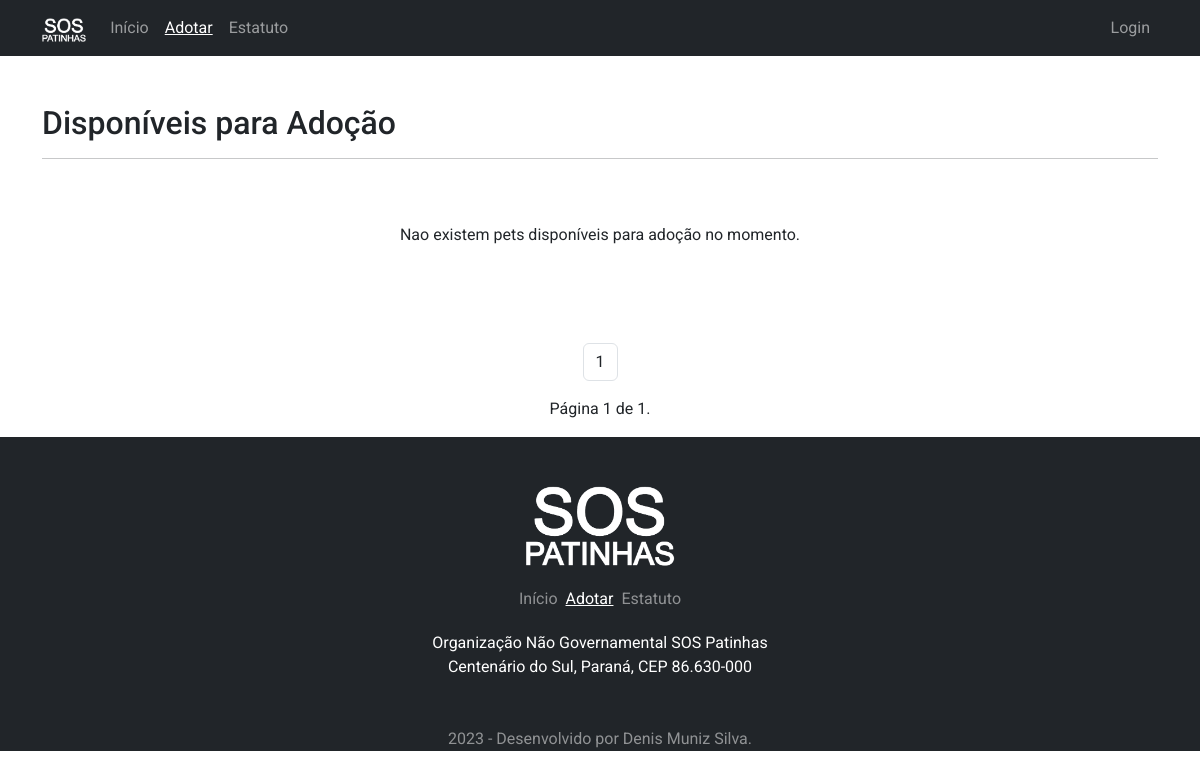
The page /adocao on the database as committed earlier.
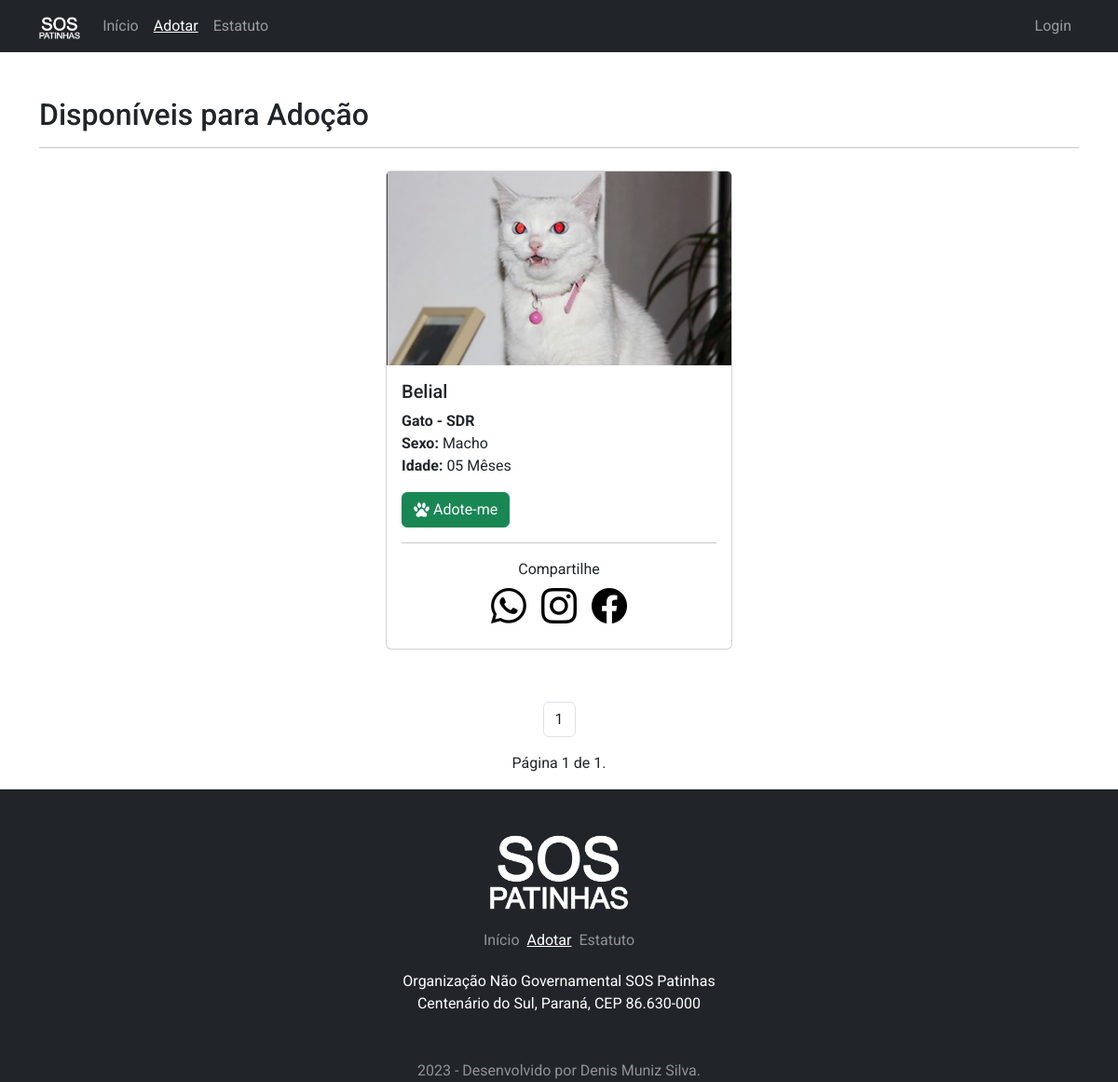
The same page on the database as committed later.
### pet/models.py (models this page shows, shortened)
class Adocao(models.Model):
    SEXO_CHOICES = [
        ('Indefinido', _('Indefinido')),
        ('Macho', _('Macho')),
        ('Fêmea', _('Fêmea')),
    ]
    STATUS_CHOICES = [
        ('d', _('Disponível')),
        ('a', _('Adotado')),
        ('c', _('Adoção Cancelada')),
    ]
    IDADE_CHOICES = [
        ('Desconhecida', _('Desconhecida')),
        ('01 Mês', _('01 Mês')),
        ('02 Mêses', _('02 Mêses')),
        ('03 Mêses', _('03 Mêses')),
        ('04 Mêses', _('04 Mêses')),
        ('05 Mêses', _('05 Mêses')),
        ('06 Mêses', _('06 Mêses')),
        ('07 Mêses', _('07 Mêses')),
        ('08 Mêses', _('08 Mêses')),
        ('09 Mêses', _('09 Mêses')),
        ('10 Mêses', _('10 Mêses')),
        ('11 Mêses', _('11 Mêses')),
        ('01 Ano', _('01 Ano')),
        ('02 Anos', _('02 Anos')),
        ('03 Anos', _('03 Anos')),
        ('04 Anos', _('04 Anos')),
        ('05 Anos', _('05 Anos')),
        ('06 Anos', _('06 Anos')),
        ('07 Anos', _('07 Anos')),
        ('08 Anos', _('08 Anos')),
        ('09 Anos', _('09 Anos')),
        ('10 Anos', _('10 Anos')),
        ('11 Anos', _('11 Anos')),
        ('12 Anos', _('12 Anos')),
        ('13 Anos', _('13 Anos')),
        ('14 Anos', _('14 Anos')),
        ('15 Anos', _('15 Anos')),
        ('16 Anos', _('16 Anos')),
        ('17 Anos', _('17 Anos')),
        ('18 Anos', _('18 Anos')),
        ('19 Anos', _('19 Anos')),
        ('20 Anos', _('20 Anos')),
        ('21 Anos', _('21 Anos')),
        ('22 Anos', _('22 Anos')),
        ('23 Anos', _('23 Anos')),
        ('24 Anos', _('24 Anos')),
        ('25 Anos', _('25 Anos')),
        ('26 Anos', _('26 Anos')),
        ('27 Anos', _('27 Anos')),
        ('28 Anos', _('28 Anos')),
        ('29 Anos', _('29 Anos')),
        ('30 Anos', _('30 Anos')),
    ]
    cadastrado_em = models.DateTimeField(auto_now_add=True, verbose_name=_('Data de Cadastro'))
    cadastrado_por = models.ForeignKey(User, on_delete=models.PROTECT, verbose_name=_('Cadastrante'))
    nome_dono = models.CharField(
        max_length=200, verbose_name=_('Nome Completo do Dono'))
    email_1 = models.EmailField(
        max_length=150, verbose_name=_('E-mail 01'), null=True, blank=True)
    email_2 = models.EmailField(
        max_length=150, verbose_name=_('E-mail 02'), null=True, blank=True)
    fone_1 = models.CharField(max_length=15, verbose_name=_('Fone 01'))
    fone_2 = models.CharField(
        max_length=15, verbose_name=_('Fone 02'), null=True, blank=True)
    fone_3 = models.CharField(
        max_length=15, verbose_name=_('Fone 03'), null=True, blank=True)
    obs = models.TextField(
        max_length=2000, verbose_name=_('Observações'), null=True, blank=True)
    cep = models.CharField(
        max_length=8, verbose_name='CEP', null=True, blank=True)
    estado = models.CharField(
        max_length=2, verbose_name=_('Estado'), null=True, blank=True)
    cidade = models.CharField(
        max_length=200, verbose_name=_('Cidade'), null=True, blank=True)
    bairro = models.CharField(
        max_length=200, verbose_name=_('Bairro'), null=True, blank=True)
    endereco = models.CharField(
        max_length=250, verbose_name=_('Endereço'), null=True, blank=True)
    numero = models.IntegerField(
        default=0, verbose_name=_('Número'), null=True, blank=True)
    complemento = models.TextField(
        max_length=2000, verbose_name=_('Complemento'), null=True, blank=True)
    nome_pet = models.CharField(max_length=200, verbose_name=_('Nome do Pet'))
    idade = models.CharField(max_length=15, choices=IDADE_CHOICES)
    especie = models.ForeignKey(
        Especie, on_delete=models.PROTECT, verbose_name=_('Especie'))
    raca = models.ForeignKey(
        Raca, on_delete=models.PROTECT, verbose_name=_('Raça'))
    sexo = models.CharField(max_length=10, choices=SEXO_CHOICES)
    qualidades = models.CharField(max_length=2000, verbose_name=_('Qualidades do Pet'))
    img = models.ImageField(upload_to='Adocao_fotos/', verbose_name=_('Foto'))
    status = models.CharField(max_length=1, choices=STATUS_CHOICES , verbose_name=_('Status'))

class Raca(models.Model):
    especie = models.ForeignKey(
        Especie, on_delete=models.PROTECT, verbose_name=_('Espécie'))
    raca = models.CharField(max_length=150, verbose_name=_('Raça'))
    def __str__(self):
        return f"{self.especie.nome} - {self.raca}"

class Especie(models.Model):
    nome = models.CharField(
        max_length=150, verbose_name=_('Nome da Espécie'), unique=True, null=False)

### pet/views.py (the view)
# urls.py: path('adocao', PaginaAdotar.as_view(), name='adotar'),
class PaginaAdotar(ListView):
    paginate_by = 10
    model = Adocao
    template_name = 'pet/divulgar.html'
    def get_queryset(self):
        self.object_list = Adocao.objects.filter(status='d')
        return self.object_list

### pet/templates/pet/divulgar.html (shortened to what this page needs)
{% extends 'base.html' %}
{% load static %}
{% block menuativo2 %} active {% endblock %}
{% block footerativo2 %} active {% endblock %}
{% block pagina %}
<div class="container py-5">
    <h2>Disponíveis para Adoção</h2>
    <hr>
    <section class="row justify-content-center">
        {% for item in object_list %}
        <div class="p-1 col-12 col-sm-12 col-md-4 my-1">
            <div class="card">
                <img src="{% url 'inicio' %}{{item.img}}" class="card-img-top img-card" alt="Foto do Pet">
                <div class="card-body">
                    <h5 class="card-title">{{item.nome_pet}}</h5>
                    <p class="card-text">
                        <b>{{item.raca}}</b><br>
                        <b>Sexo:</b> {{item.sexo}}<br>
                        <b>Idade:</b> {{item.idade}}<br>
                    </p>
                    <a href="{% url 'perfil-pet' item.id %}" class="btn btn-success">
                        <div class="d-flex align-self-center"><img src="{% static 'img/icone.svg' %}"
                                class="me-1 align-self-center ico-card-adotar" alt=".">Adote-me</div>
                    </a>
                    <hr>
                    <span class="d-flex justify-content-center fs-7">Compartilhe</span>
                    <div class="d-flex justify-content-center redes-sociais">
                        <a href="https://api.whatsapp.com/send?text={% url 'perfil-pet' item.id %}" class="ms-2 me-2">
                            <i class="bi bi-whatsapp"></i>
                        </a>
                        <a href="#" class="ms-2 me-2" target="_blank">
                            <i class="bi bi-instagram"></i>
                        </a>
                        <a href="#" class="ms-2 me-2" target="_blank">
                            <i class="bi bi-facebook"></i>
                        </a>
                    </div>
                </div>
            </div>
        </div>
        {% empty %}
        <p class="text-center my-5">
            Nao existem pets disponíveis para adoção no momento.
        </p>
        {% endfor %}
    </section>
</div>
{% include "paginacao.html" %}
{% endblock %}

Rows that differ between the two databases and show on the page:
added Adocao: img (picture), nome_pet "Belial", raca "Gato - SDR", sexo "Macho", idade "05 Mêses"
Other text that changed with them:
text no longer shown: "Nao existem pets disponíveis para adoção no momento."
